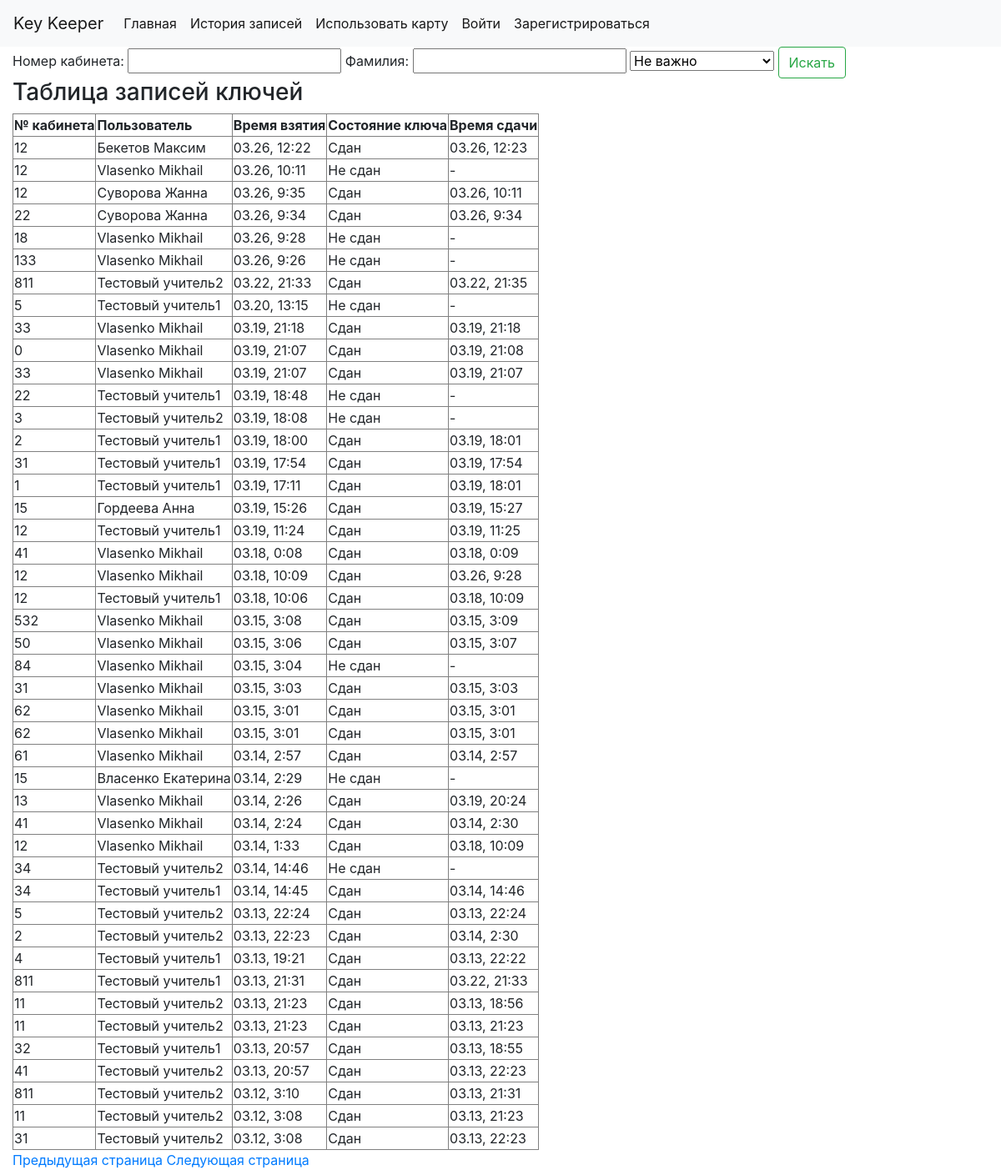
Before: /history/ with the older database file.
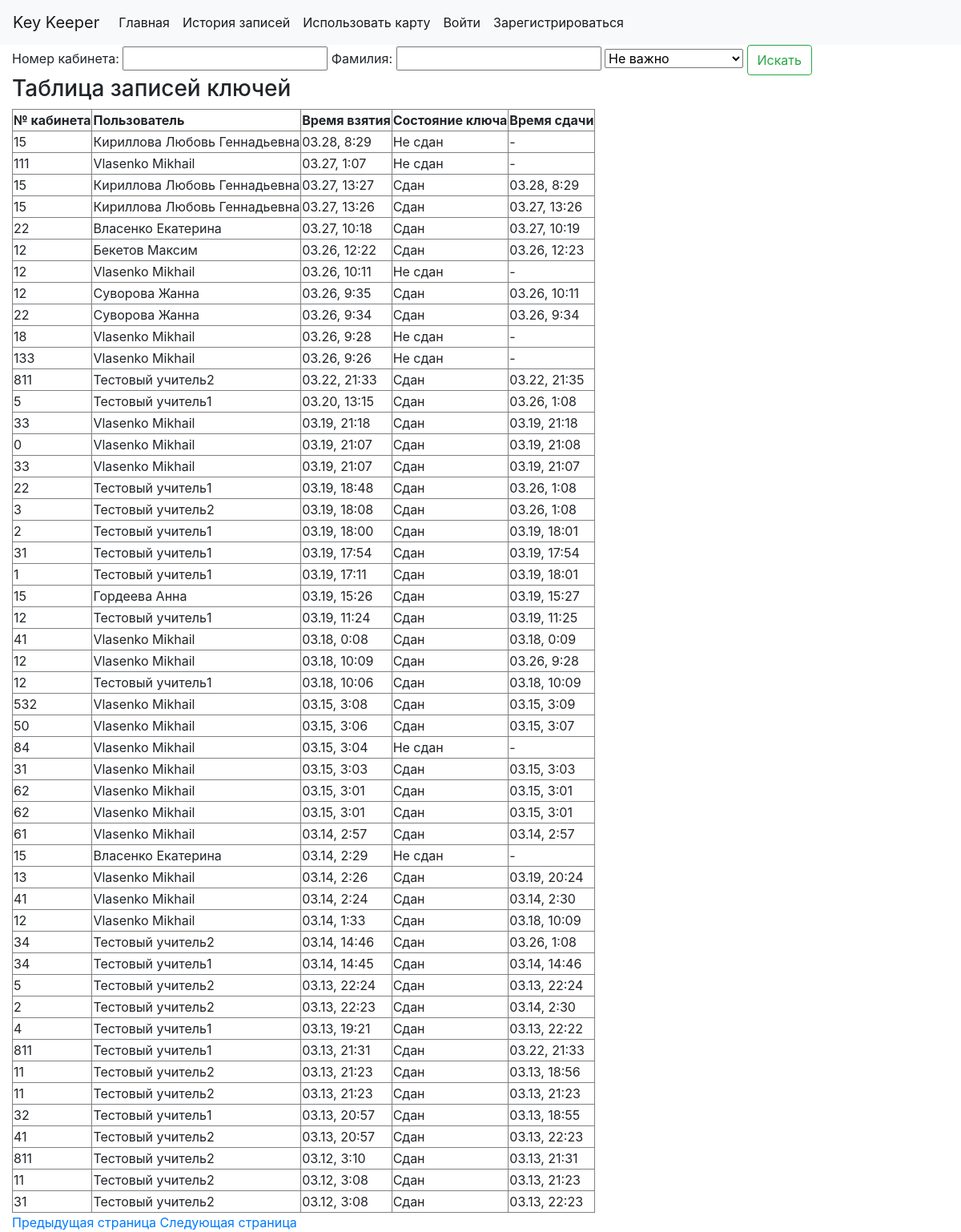
After: the same page with the newer database file.
### keeper/models.py (models this page shows)
class History(models.Model):
    key = models.IntegerField()
    time_cr = models.DateTimeField(default=datetime.datetime.now)
    user_id = models.ForeignKey(CustomUser, on_delete=models.CASCADE)
    active = models.CharField(max_length=100, default='Не сдан')
    time_back = models.DateTimeField(default=datetime.datetime.min)
    def month_cr(self):
        return self.time_cr.strftime('%m')
    def date_cr(self):
        return self.time_cr.strftime('%d')
    def hour_cr(self):
        return str((int(self.time_cr.strftime('%H')) + 3) % 24)  # it is a bug here (some keys may date for yesterday)
    def minute_cr(self):
        return self.time_cr.strftime('%M')
    def month_b(self):
        return self.time_back.strftime('%m')
    def date_b(self):
        return self.time_back.strftime('%d')
    def hour_b(self):
        return str((int(self.time_back.strftime('%H')) + 3) % 24)
    def minute_b(self):
        return self.time_back.strftime('%M')

class CustomUser(AbstractUser):
    card_id = models.IntegerField(default=8000000000)
    key_tran_last = models.IntegerField(default=-1)
    user_tran_last = models.CharField(max_length=255, default='никто')

### keeper/views.py (the view)
# urls.py: path('history/', views.history, name='history'),
def history(request, page_id=1):
    context = {}
    hist_list = []
    hist_min_time = 0
    for x in History.objects.all()[::-1]:
        if x.active == 'Не сдан':
            hist_min_time = x
            break
    if request.method == 'POST':
        f = SearchForm(request.POST)
        if f.is_valid():
            hist_list = History.objects.all()[::-1]
            if f.data['key_num'] != '':
                hist_list2 = []
                for x in hist_list:
                    if x.key == int(f.data['key_num']):
                        hist_list2.append(x)
                hist_list = hist_list2
            if f.data['last_name'] != '':
                hist_list3 = []
                for x in hist_list:
                    if x.user_id.last_name == f.data['last_name']:
                        hist_list3.append(x)
                hist_list = hist_list3
            if f.data['is_active'] == 'true':
                context['select_active'] = 'true'
                hist_list4 = []
                for x in hist_list:
                    if x.active == 'Не сдан':
                        hist_list4.append(x)
                hist_list = hist_list4
            elif f.data['is_active'] == 'false':
                context['select_active'] = 'false'
                hist_list5 = []
                for x in hist_list:
                    if x.active == 'Сдан':
                        hist_list5.append(x)
                hist_list = hist_list5
            elif f.data['is_active'] == 'waiting':
                context['select_active'] = 'waiting'
                hist_list6 = []
                for x in hist_list:
                    if x.active == 'Ожидает передачи':
                        hist_list6.append(x)
                hist_list = hist_list6
            else:
                context['select_active'] = 'none'
    else:
        hist_list = History.objects.all()[::-1]
        f = SearchForm()
    context['hist_list'] = hist_list[(page_id - 1) * 100:(page_id * 100)]
    context['min_time_elem'] = hist_min_time
    context['page_id_p'] = page_id + 1  # can be improved
    if page_id != 1:
        context['page_id_m'] = page_id - 1
    else:
        context['page_id_m'] = page_id
    context['form'] = f
    return render(request, 'history.html', context)

### keeper/forms.py
class SearchForm(forms.Form):
    key_num = forms.IntegerField(label='Номер кабинета:', max_value=1000, required=False)
    last_name = forms.CharField(label='Фамилия:', max_length=100, required=False)

### keeper/templates/history.html (shortened to what this page needs)
<!DOCTYPE html>
<html lang="en">
<head>
    {% include "includes/head.html" %}
</head>
<body>
    {% include "includes/nav_bar.html" %}
    <div class="container-fluid">
        <form method="POST">
            {{ form.key_num.label }} {{ form.key_num }}
            {{ form.last_name.label }} {{ form.last_name }}
            <select name="is_active">
                <option value="none" {% if select_active == "none" %}selected{% endif %}>Не важно</option>
            </select>
            <input type="submit" value="Искать" class="btn btn-outline-success">
        </form>
        {% if hist_list %}
                <h3>Таблица записей ключей</h3>
                <table border="1">
                <tr>
                    <th>№ кабинета</th>
                    <th>Пользователь</th>
                    <th>Время взятия</th>
                    <th>Состояние ключа</th>
                    <th>Время сдачи</th>
                </tr>
                {% for elem in hist_list %}
                    <tr><td>{{ elem.key }}</td> <td>{{ elem.user_id.last_name }} {{ elem.user_id.first_name }}</td>
                        <td>{{ elem.month_cr }}.{{ elem.date_cr }}, {{ elem.hour_cr }}:{{ elem.minute_cr }}</td>
                        <td>{{elem.active}}</td>
                        <td>{% if elem.time_back == min_time_elem.time_back %} - {% else %} {{ elem.month_b }}.{{ elem.date_b }}, {{ elem.hour_b }}:{{ elem.minute_b }}{% endif %}</td> </tr>
                {% endfor %}
                </table>
        {% else %}
            <p>Пока нет истории</p>
        {% endif %}
        <a href="/../history/page/{{ page_id_m }}/">Предыдущая страница</a>
        <a href="/../history/page/{{ page_id_p }}/">Следующая страница</a>
    </div>
</body>
</html>

Changed rows visible on the page:
added History: key "15", user_id.last_name "Кириллова", user_id.first_name "Любовь Геннадьевна", month_cr "03", date_cr "28", hour_cr "8", minute_cr "29", active "Не сдан"
added History: key "111", user_id.last_name "Vlasenko", user_id.first_name "Mikhail", month_cr "03", date_cr "27", hour_cr "1", minute_cr "07", active "Не сдан"
added History: key "15", user_id.last_name "Кириллова", user_id.first_name "Любовь Геннадьевна", month_cr "03", date_cr "27", hour_cr "13", minute_cr "27", active "Сдан", month_b "03", date_b "28", hour_b "8", minute_b "29"
added History: key "15", user_id.last_name "Кириллова", user_id.first_name "Любовь Геннадьевна", month_cr "03", date_cr "27", hour_cr "13", minute_cr "26", active "Сдан", month_b "03", date_b "27", hour_b "13", minute_b "26"
added History: key "22", user_id.last_name "Власенко", user_id.first_name "Екатерина", month_cr "03", date_cr "27", hour_cr "10", minute_cr "18", active "Сдан", month_b "03", date_b "27", hour_b "10", minute_b "19"
changed History (number 13 of 50 on the later page): active "Не сдан" → "Сдан"; month_b (not shown) → "03"; date_b (not shown) → "26"; hour_b (not shown) → "1"; minute_b (not shown) → "08"; time_back "-" → ". , :"
changed History (number 17 of 50 on the later page): active "Не сдан" → "Сдан"; month_b (not shown) → "03"; date_b (not shown) → "26"; hour_b (not shown) → "1"; minute_b (not shown) → "08"; time_back "-" → ". , :"
changed History (number 18 of 50 on the later page): active "Не сдан" → "Сдан"; month_b (not shown) → "03"; date_b (not shown) → "26"; hour_b (not shown) → "1"; minute_b (not shown) → "08"; time_back "-" → ". , :"
changed History (number 38 of 50 on the later page): active "Не сдан" → "Сдан"; month_b (not shown) → "03"; date_b (not shown) → "26"; hour_b (not shown) → "1"; minute_b (not shown) → "08"; time_back "-" → ". , :"
